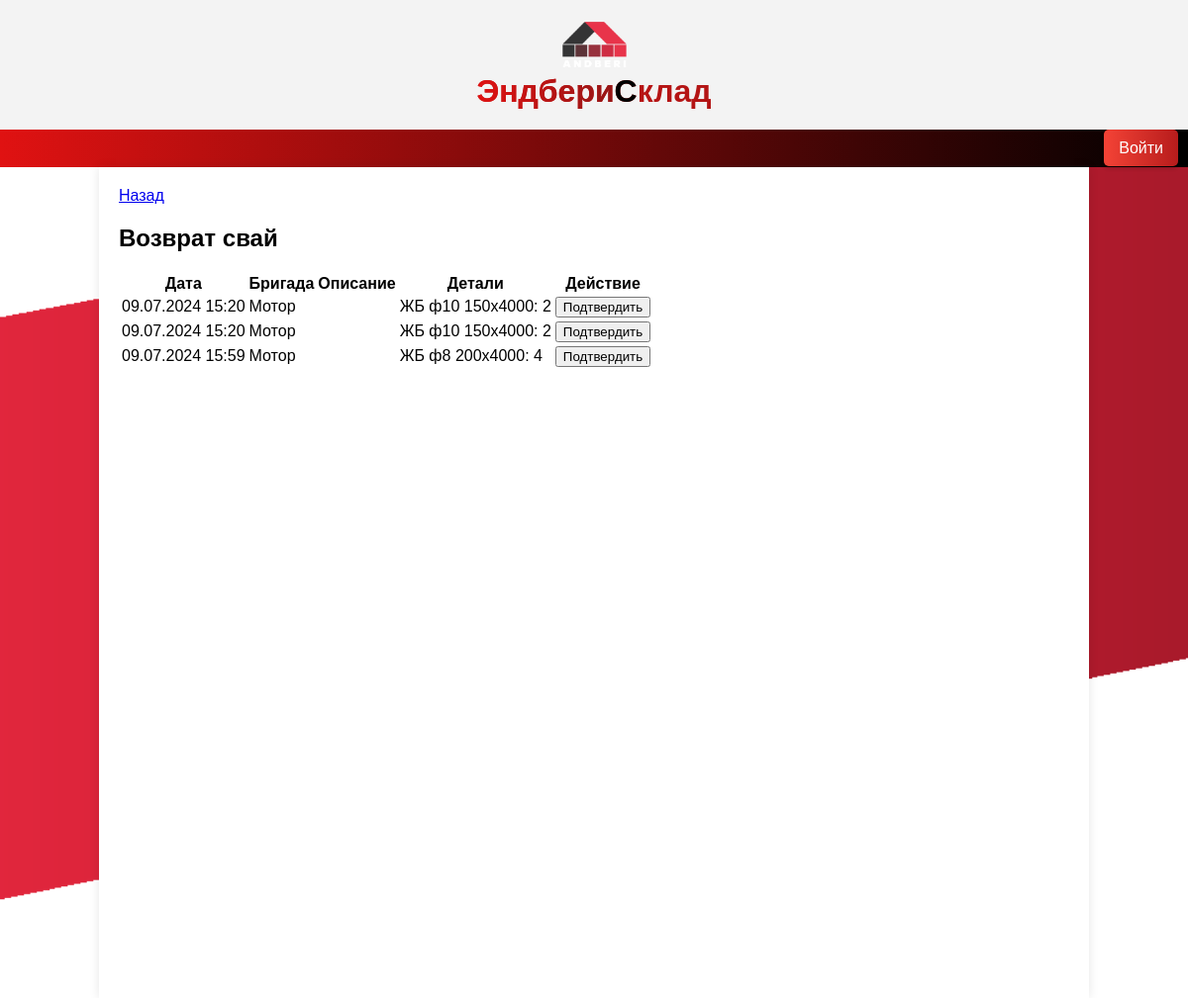
/return_piles_list/, run on the app's committed database.
### sklad_app/models.py (models this page shows, shortened)
class ReturnPiles(models.Model):
    date = models.DateTimeField(auto_now_add=True)
    details = models.TextField()
    brigade = models.ForeignKey(BrigadeWork, on_delete=models.CASCADE, blank=True)
    description = models.CharField(blank=True, max_length=500)
    confirm_s=models.BooleanField(default=False)
    confirm_sklad=models.BooleanField(default=False)

class BrigadeWork(models.Model):
    name = models.CharField(max_length=123)
    TYPE_CHOICES = (
        ('винты', 'Винты'),
        ('жб', 'ЖБ'),
        ('ручники', 'Ручники'),
    )
    type = models.CharField(max_length=10, choices=TYPE_CHOICES, default='жб', verbose_name='Тип')

class NamePile(models.Model):
    TYPE_CHOICES = (
        ('винтовые', 'Винтовые'),
        ('жб', 'Железобетонные'),
    )
    name = models.CharField(max_length=232)
    pile_type = models.CharField(max_length=10, choices=TYPE_CHOICES, default='винтовые', verbose_name='Тип')

class Pile(models.Model):
    name=models.ForeignKey(NamePile,on_delete=models.CASCADE)
    size=models.CharField(max_length=100)
    weight=models.IntegerField(default=0)
    price_beton = models.DecimalField(max_digits=10, decimal_places=4,blank=True,default=0.0)
    price_wire_3 = models.DecimalField(max_digits=10, decimal_places=4,blank=True,default=0.0)
    price_wire_4 = models.DecimalField(max_digits=10, decimal_places=4, blank=True, default=0.0)
    price_wire_6 = models.DecimalField(max_digits=10, decimal_places=4, blank=True, default=0.0)
    price_armature = models.DecimalField(max_digits=10, decimal_places=4,blank=True,default=0.0)
    price_armature10 = models.DecimalField(max_digits=10, decimal_places=4,blank=True,default=0.0)
    count = models.IntegerField(default=0)
    defect = models.IntegerField(default=0)

### sklad_app/views.py (the view, shortened to what this page needs)
# urls.py: path('return_piles_list/', ReturnPilesListView.as_view(), name='return_piles_list'),
class ReturnPilesListView(View):
    def get(self, request):
        return_piles_list = ReturnPiles.objects.filter(confirm_s=False)
        for return_pile in return_piles_list:
            return_pile.details_dict = json.loads(return_pile.details)
            for pile_id, quantity in return_pile.details_dict.items():
                pile = Pile.objects.get(id=pile_id)
                return_pile.details_dict[pile_id] = {
                    'name': pile.name.name,
                    'size': pile.size,
                    'quantity': quantity
                }
        return render(request, 'return_piles_list.html', {'return_piles_list': return_piles_list})

### templates/return_piles_list.html (shortened to what this page needs)
{% extends "index.html" %}
{% block content %}
<a href="/" class="button">Назад</a>
<h2>Возврат свай</h2>
<table>
    <thead>
        <tr>
            <th>Дата</th>
            <th>Бригада</th>
            <th>Описание</th>
            <th>Детали</th>
            <th>Действие</th>
        </tr>
    </thead>
    <tbody>
        {% for return_pile in return_piles_list %}
        <tr>
            <td>{{ return_pile.date|date:"d.m.Y H:i" }}</td>
            <td>{{ return_pile.brigade.name }}</td>
            <td>{{ return_pile.description }}</td>
            <td>
                {% for detail in return_pile.details_dict.values %}
                <div>{{ detail.name }} {{ detail.size }}: {{ detail.quantity }}</div>
                {% endfor %}
            </td>
            <td>
                <form method="post">
                    <button type="submit">Подтвердить</button>
                </form>
            </td>
        </tr>
        {% endfor %}
    </tbody>
</table>
{% endblock %}

### data on the page
ReturnPiles: date "09.07.2024 15:20", brigade.name "Мотор", quantity "2"
NamePile: name "ЖБ ф10" "ЖБ ф10"
Pile: size "150x4000" "150x4000"
ReturnPiles: date "09.07.2024 15:20", brigade.name "Мотор", quantity "2"
ReturnPiles: date "09.07.2024 15:59", brigade.name "Мотор", quantity "4"
NamePile: name "ЖБ ф8"
Pile: size "200x4000"
